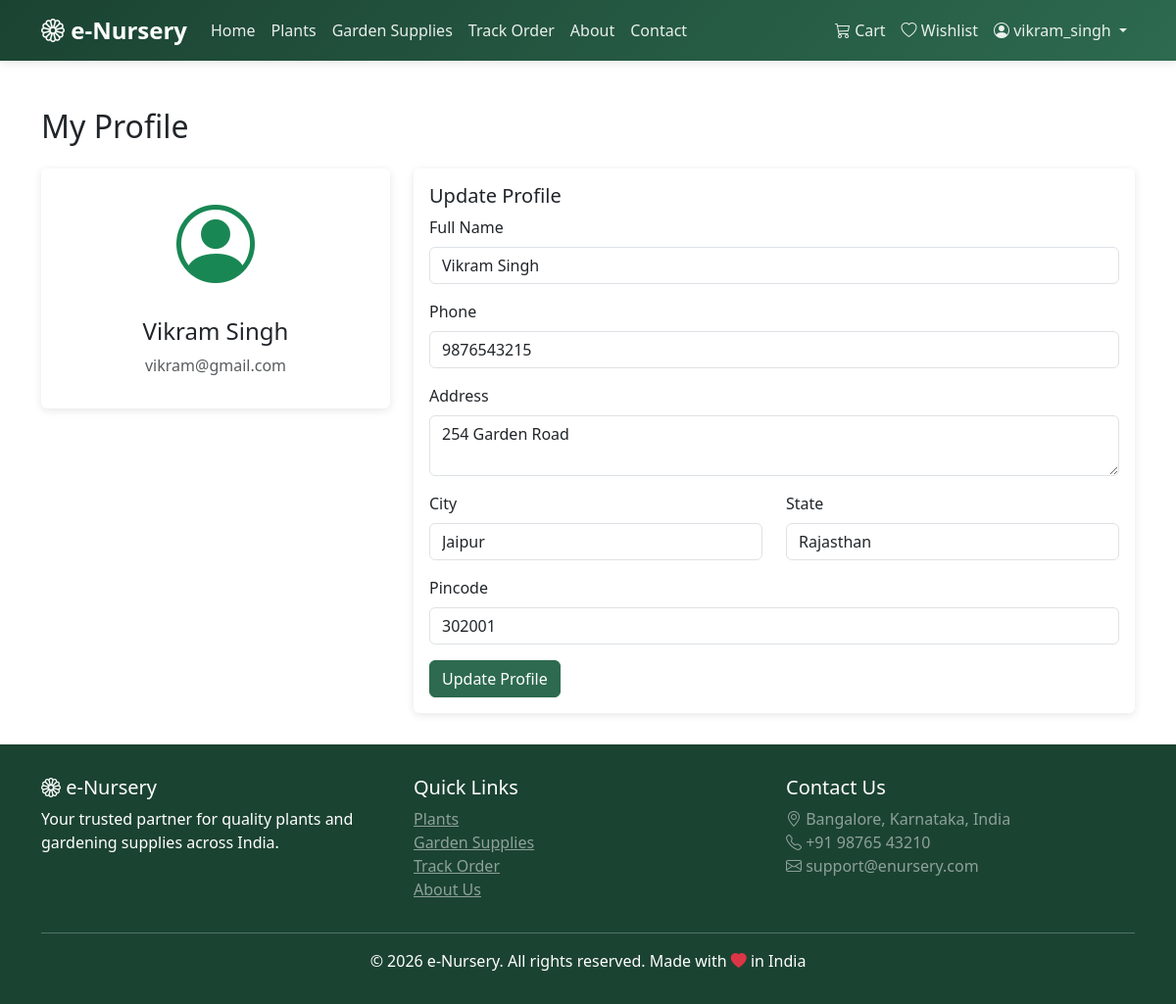
Page /profile (signed in) on the earlier database version.
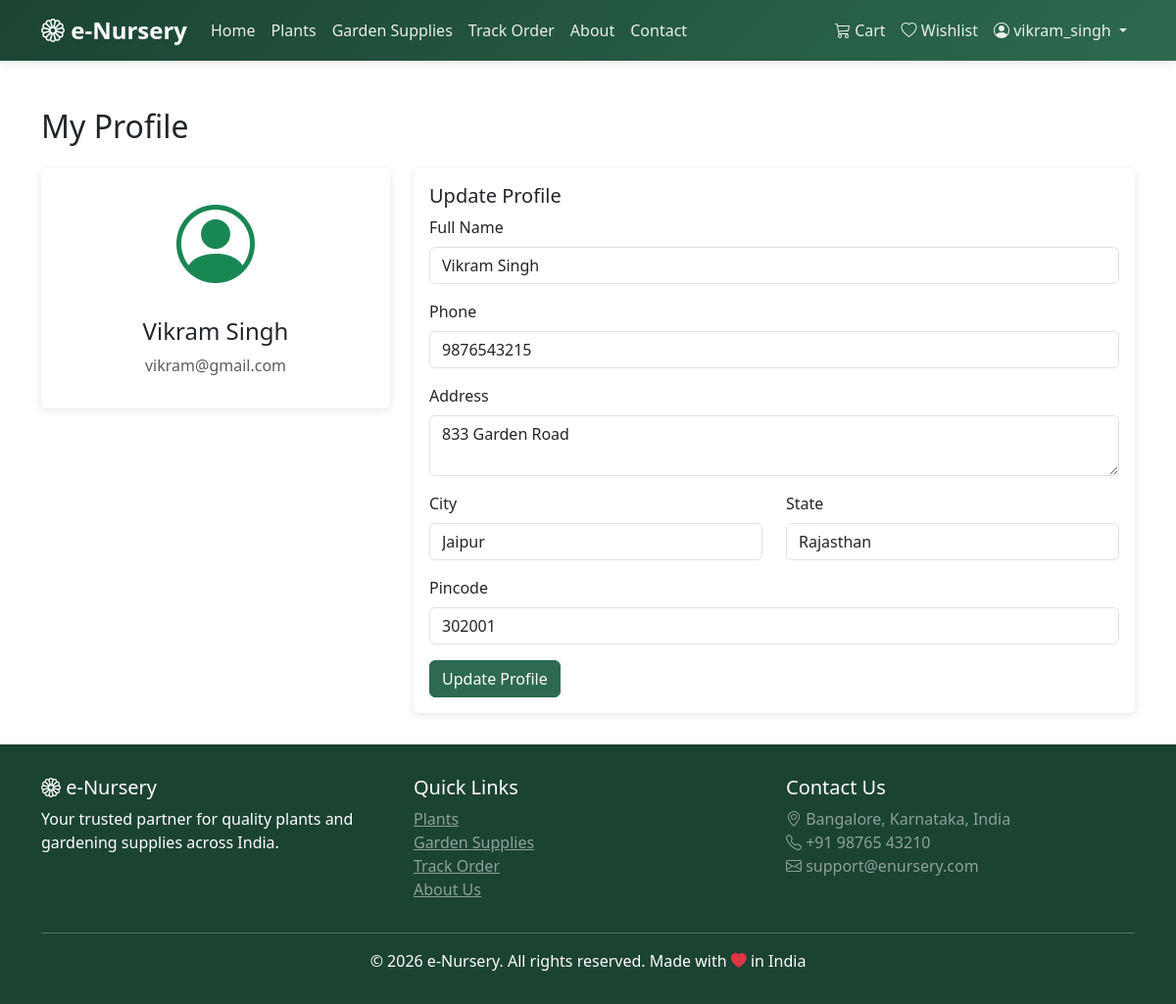
Same page on the later database version.
### models.py (models this page shows, shortened)
class User(UserMixin, db.Model):
    __tablename__ = 'users'
    id = db.Column(db.Integer, primary_key=True)
    username = db.Column(db.String(80), unique=True, nullable=False)
    email = db.Column(db.String(120), unique=True, nullable=False)
    password_hash = db.Column(db.String(200), nullable=False)
    full_name = db.Column(db.String(100))
    phone = db.Column(db.String(15))
    address = db.Column(db.Text)
    city = db.Column(db.String(50))
    state = db.Column(db.String(50))
    pincode = db.Column(db.String(10))
    role = db.Column(db.String(20), default='user')  # 'admin' or 'user'
    created_at = db.Column(db.DateTime, default=datetime.utcnow)
    cart_items = db.relationship('Cart', backref='user', lazy=True, cascade='all, delete-orphan')
    orders = db.relationship('Order', backref='user', lazy=True)
    wishlists = db.relationship('Wishlist', backref='user', lazy=True, cascade='all, delete-orphan')
    reviews = db.relationship('Review', backref='user', lazy=True)

### routes.py (the view)
    @app.route('/profile')
    @login_required
    def profile():
        return render_template('profile.html')

### app.py (called while the page is built)
@login_manager.user_loader
def load_user(user_id):
    return User.query.get(int(user_id))

### templates/profile.html (shortened to what this page needs)
{% extends 'base.html' %}
{% block content %}
<div class="container">
    <h2 class="mb-4">My Profile</h2>
    <div class="row">
        <div class="col-md-4">
            <div class="card">
                <div class="card-body text-center">
                    <i class="bi bi-person-circle text-success" style="font-size: 5rem;"></i>
                    <h4 class="mt-3">{{ current_user.full_name or current_user.username }}</h4>
                    <p class="text-muted">{{ current_user.email }}</p>
                </div>
            </div>
        </div>
        <div class="col-md-8">
            <div class="card">
                <div class="card-body">
                    <h5>Update Profile</h5>
                    <form method="POST" action="{{ url_for('update_profile') }}">
                        <div class="mb-3">
                            <label class="form-label">Full Name</label>
                            <input type="text" name="full_name" class="form-control" value="{{ current_user.full_name or '' }}">
                        </div>
                        <div class="mb-3">
                            <label class="form-label">Phone</label>
                            <input type="tel" name="phone" class="form-control" value="{{ current_user.phone or '' }}">
                        </div>
                        <div class="mb-3">
                            <label class="form-label">Address</label>
                            <textarea name="address" class="form-control" rows="2">{{ current_user.address or '' }}</textarea>
                        </div>
                        <div class="row">
                            <div class="col-md-6 mb-3">
                                <label class="form-label">City</label>
                                <input type="text" name="city" class="form-control" value="{{ current_user.city or '' }}">
                            </div>
                            <div class="col-md-6 mb-3">
                                <label class="form-label">State</label>
                                <input type="text" name="state" class="form-control" value="{{ current_user.state or '' }}">
                            </div>
                        </div>
                        <div class="mb-3">
                            <label class="form-label">Pincode</label>
                            <input type="text" name="pincode" class="form-control" value="{{ current_user.pincode or '' }}">
                        </div>
                        <button type="submit" class="btn btn-primary">Update Profile</button>
                    </form>
                </div>
            </div>
        </div>
    </div>
</div>
{% endblock %}

### templates/base.html (shortened to what the changed rows need)
<!DOCTYPE html>
<html lang="en">
<head>
    <link href="https://cdn.jsdelivr.net/npm/bootstrap@5.3.0/dist/css/bootstrap.min.css" rel="stylesheet">
    <link rel="stylesheet" href="https://cdn.jsdelivr.net/npm/bootstrap-icons@1.11.0/font/bootstrap-icons.css">
</head>
<body>
    <nav class="navbar navbar-expand-lg navbar-dark sticky-top">
        <div class="container">
            <div class="collapse navbar-collapse" id="navbarNav">
                <ul class="navbar-nav">
                    {% if current_user.is_authenticated %}
                        <li class="nav-item">
                            <a class="nav-link position-relative" href="{{ url_for('cart') }}">
                                <i class="bi bi-cart3"></i> Cart
                            </a>
                        </li>
                        <li class="nav-item">
                            <a class="nav-link" href="{{ url_for('wishlist') }}">
                                <i class="bi bi-heart"></i> Wishlist
                            </a>
                        </li>
                        <li class="nav-item dropdown">
                            <a class="nav-link dropdown-toggle" href="#" id="userDropdown" role="button" data-bs-toggle="dropdown">
                                <i class="bi bi-person-circle"></i> {{ current_user.username }}
                            </a>
                        </li>
                    {% endif %}
                </ul>
            </div>
        </div>
    </nav>
    <div class="content-wrapper">
        {% block content %}{% endblock %}
    </div>
</body>
</html>

Differences in the rows shown:
changed User "Vikram Singh": address "254 Garden Road" → "833 Garden Road"
